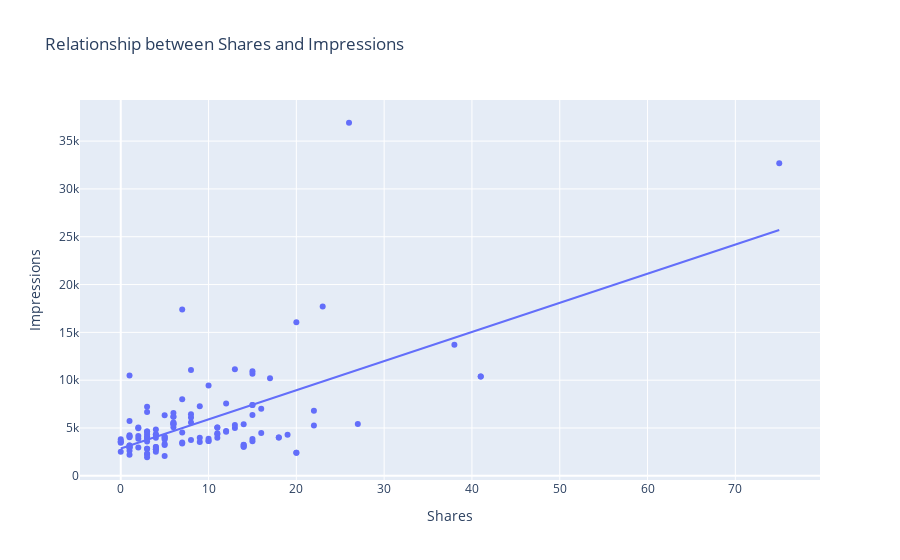

The notebook cell this image was saved under:
### Markdown cell above
### Now lets look at the relationship between number of shares and impressions

### Code cell
figure = px.scatter(data_frame=data,x='Shares',y="Impressions",title="Relationship between Shares and Impressions",trendline="ols")
figure.show()
